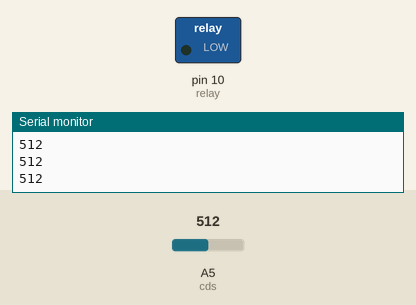
The sketch below on a simulated Arduino Uno, built with avr-gcc and run on an emulated ATmega328P. Parts: switched loads named in the sketch (green lamp = pin HIGH), the last lines printed to the serial monitor. The inputs (shaded band) are chosen by the test bench; at power-on: A5 (cds) = 512.

Above: at 1.2 s.
1.3 s: A5 (cds) set to 485
At 1.6 s:
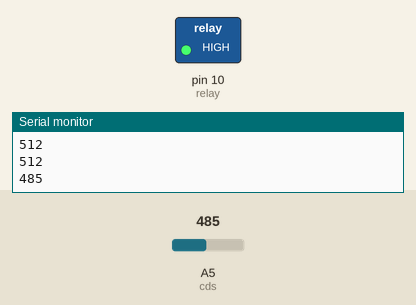
2.8 s: A5 (cds) set to 510
At 3.9 s:
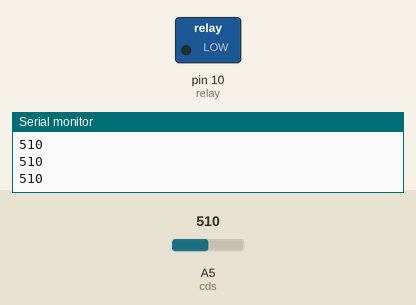
4.3 s: A5 (cds) set to 490
At 5.1 s:
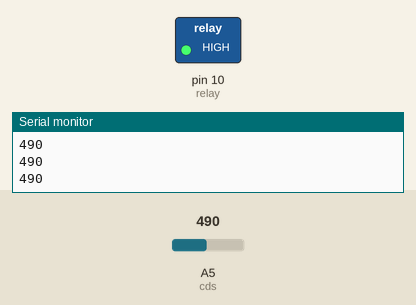
Timing chart, 0 to 7.3 s (numbered marks = the images above; inputs shaded):
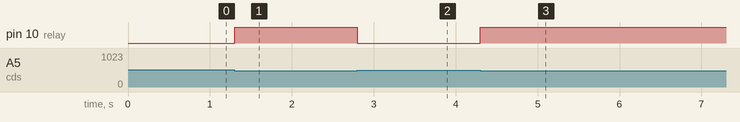

Measured:
- the behaviour switches between 501 and 500 on A5 (cds) (found by bisection; images 0 and 1)
- after the input at 1.3 s, pin 10 (relay): LOW → HIGH at once
- after the input at 2.8 s, pin 10 (relay): HIGH → LOW at once
- after the input at 4.3 s, pin 10 (relay): LOW → HIGH at once

The sketch:

arrayTEST.ino
```cpp
#include <SoftwareSerial.h>
#include <Wire.h>
SoftwareSerial BT( 3, 2 );
#define cds A5
#define relay 10
long lastTime = 0;
long delayTime = 200;
byte Data[ 3 ] = { 0, 0, 0 };

void setup() {
  // put your setup code here, to run once:
  Serial.begin( 9600 );
  BT.begin( 9600 );
  pinMode( relay, OUTPUT );
  digitalWrite( relay, HIGH );
}

void loop() {
  // put your main code here, to run repeatedly:
  int val = analogRead( cds );

  if( val > 500 )
    digitalWrite( relay, LOW );
  else
    digitalWrite( relay, HIGH );

  if( millis() - lastTime > delayTime )
  {
    lastTime = millis();

    Serial.println( val );

    Data[ 0 ] = 'a';
    Data[ 1 ] = val / 256;
    Data[ 2 ] = val % 256;

    for( int j = 0 ; j < 3 ; j++ )
    {
      BT.write( Data[ j ] );
    }
  }
}
```
